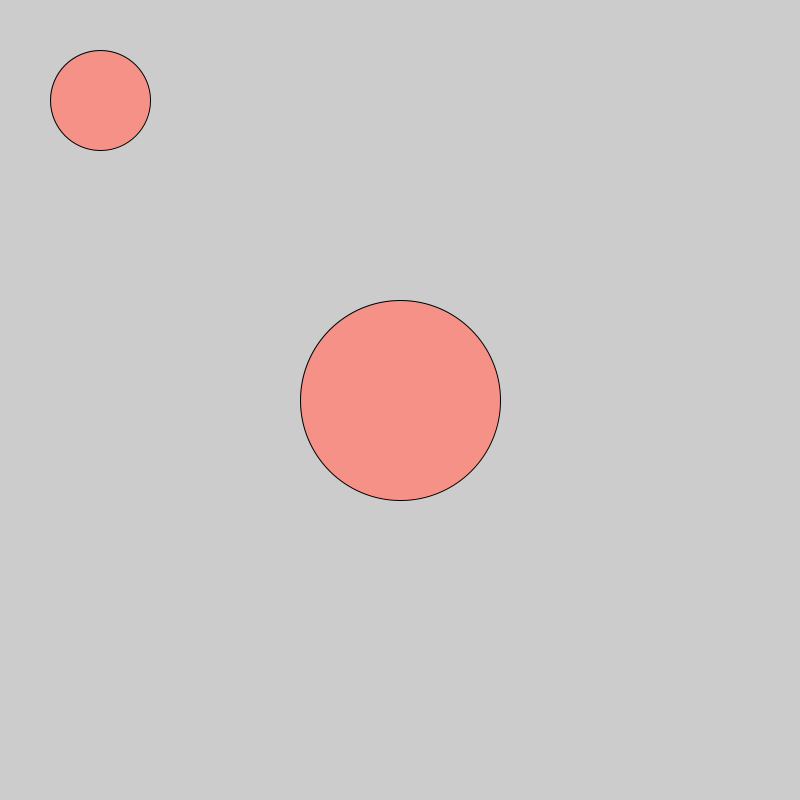
Frame 1 (no input)
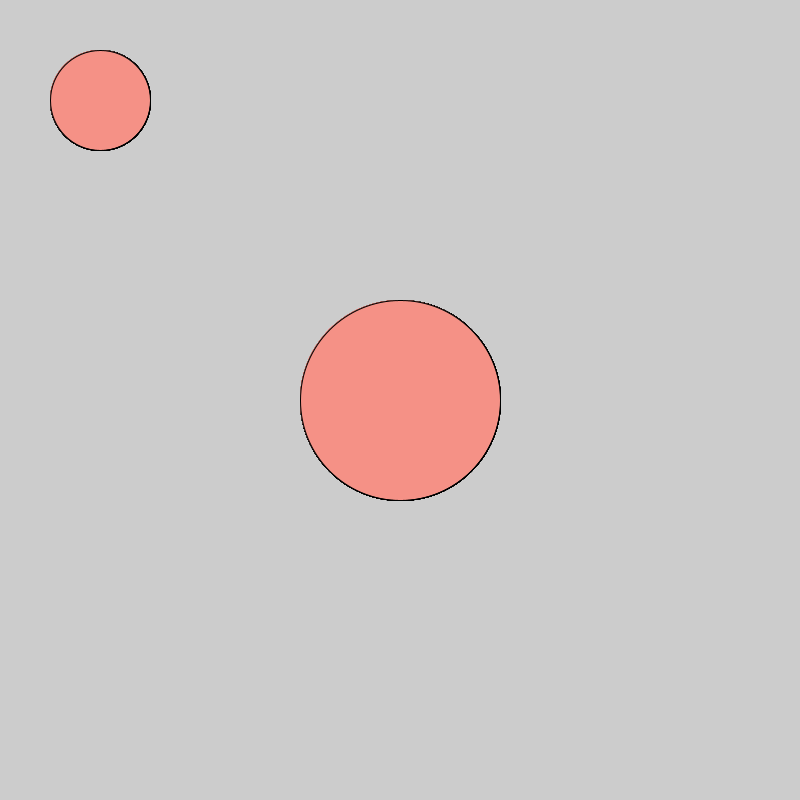
Frame 60 (the mouse pressed at the canvas centre just before this capture)
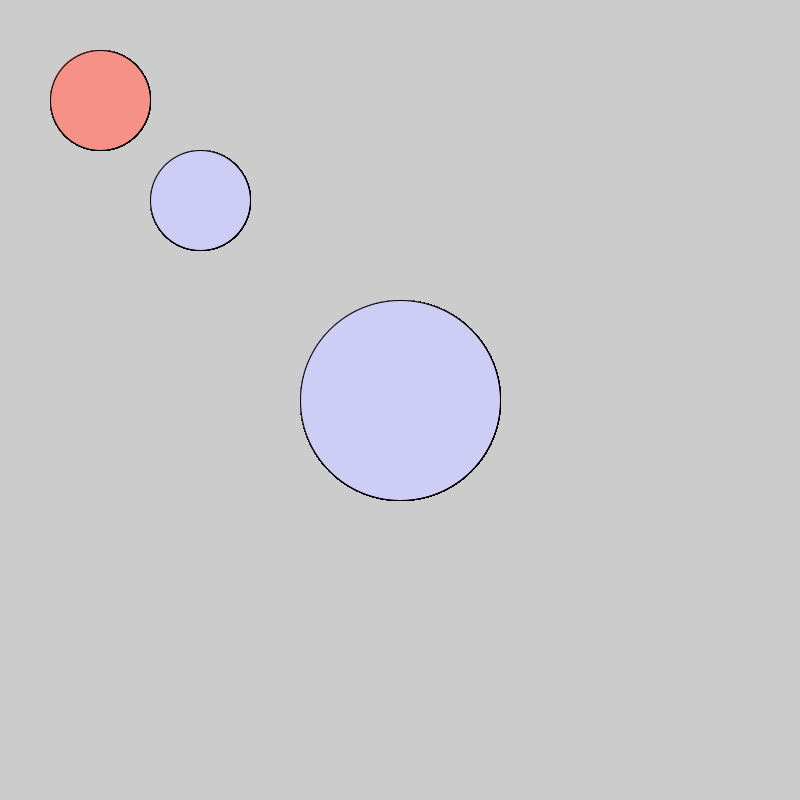
Frame 120 (the mouse held since frame 60 and released just before this capture)

The Processing sketch that drew these frames (run headless with seeded random() and noise(); from frame 60 on, the mouse is pressed at the canvas centre):

// Processing sketch: LogicalDot
// ── LogicalDot.pde
void setup(){
  size(800, 800);
}

void draw(){
  if(mousePressed){
    fill(205, 205, 245);
    ellipse(200, 200 , 100, 100);
    
  } else {
    fill(245, 145, 134);
    ellipse(100, 100, 100, 100);
  }
  ellipse(400, 400, 200, 200);

}
